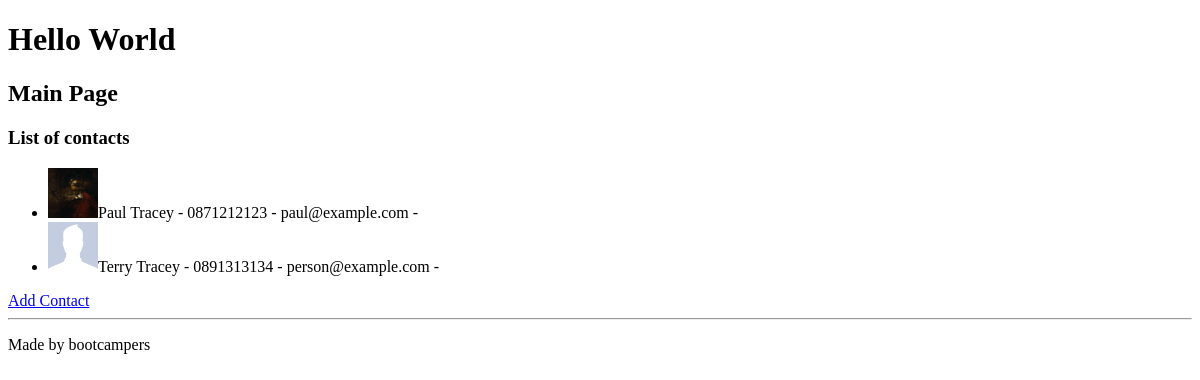
Before: / with the older database file.
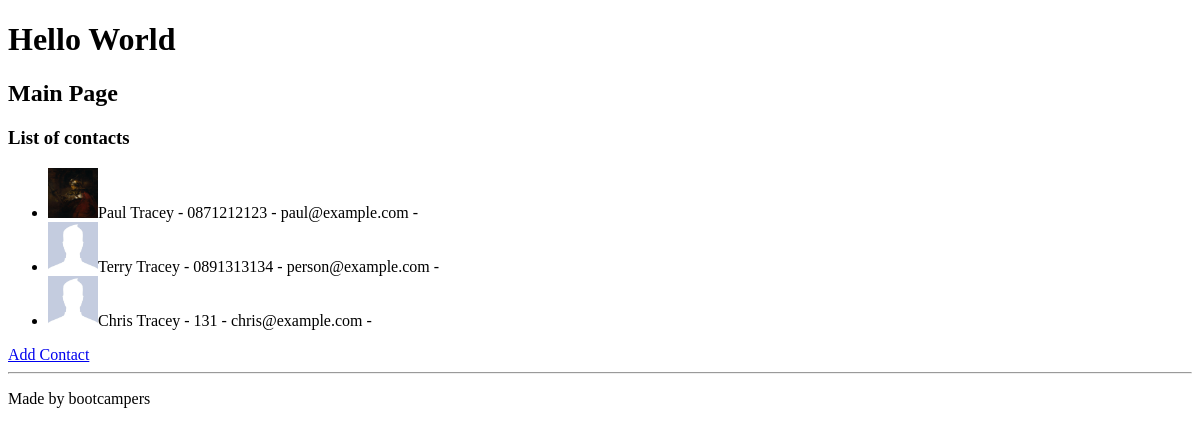
After: the same page with the newer database file.
### hello/models.py (models this page shows)
class Contact(models.Model):
    class Meta: # include this to ensure build in IDE
        app_label = "hello"
    first_name = models.CharField(max_length=255)
    last_name = models.CharField(max_length=255)
    mobile = models.CharField(max_length=20)
    email = models.EmailField(max_length=50, blank=True)
    image = models.ImageField(upload_to='images', default='images/no image.jpg')
    def __str__(self):
        return "{0} {1}".format(self.first_name, self.last_name)

### hello/views.py (the view)
# urls.py: url(r'^$', say_hello),
def say_hello(request):
    contacts = Contact.objects.all()
    return render(request, 'index.html', {'contacts_list': contacts})

### hello/templates/index.html
{% extends 'base.html' %}
{% block content %}
<h2>Main Page</h2>
<h3>List of contacts</h3>
<ul>
    {% for contact in contacts_list %}
        <li><img height="50" width="50" src="/media/{{  contact.image  }}">{{contact}} - {{contact.mobile}} - {{contact.email}} - </li>
    {% endfor %}
</ul>
<a href='add'> Add Contact </a>
{% endblock content %}

### templates/base.html (shortened to what this page needs)
<!DOCTYPE html>
<html lang="en">
<head>
</head>
<body>
    <h1>Hello World</h1>
    {% block content %}
    {% endblock content %}
    <hr>
    <p>Made by bootcampers</p>
</body>
</html>

Changed rows visible on the page:
added Contact: image (picture), first_name+last_name "Chris Tracey", mobile "131", email "chris@example.com"
